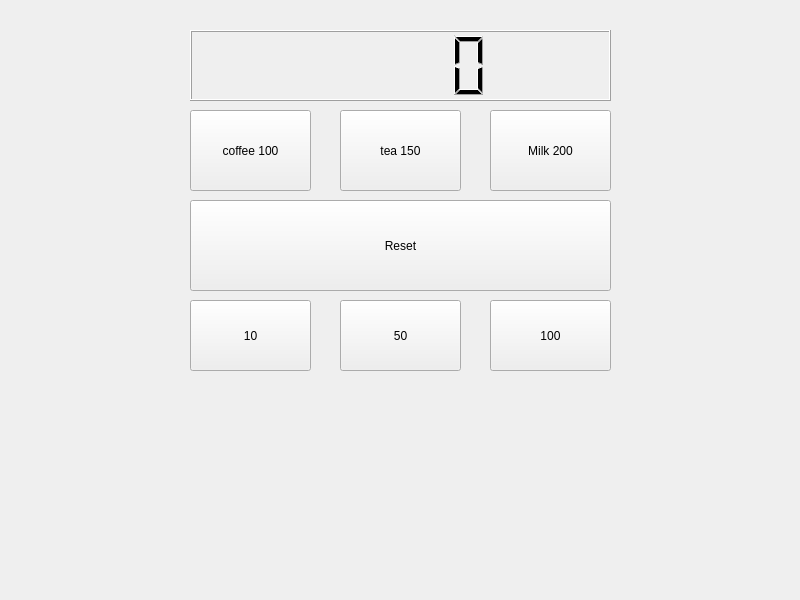
<?xml version="1.0" encoding="UTF-8"?>
<ui version="4.0">
 <class>Widget</class>
 <widget class="QWidget" name="Widget">
  <property name="geometry">
   <rect>
    <x>0</x>
    <y>0</y>
    <width>800</width>
    <height>600</height>
   </rect>
  </property>
  <property name="windowTitle">
   <string>Widget</string>
  </property>
  <widget class="QLCDNumber" name="lcdNumber">
   <property name="geometry">
    <rect>
     <x>190</x>
     <y>30</y>
     <width>421</width>
     <height>71</height>
    </rect>
   </property>
  </widget>
  <widget class="QPushButton" name="pb10">
   <property name="geometry">
    <rect>
     <x>190</x>
     <y>300</y>
     <width>121</width>
     <height>71</height>
    </rect>
   </property>
   <property name="text">
    <string>10</string>
   </property>
  </widget>
  <widget class="QPushButton" name="pb50">
   <property name="geometry">
    <rect>
     <x>340</x>
     <y>300</y>
     <width>121</width>
     <height>71</height>
    </rect>
   </property>
   <property name="text">
    <string>50</string>
   </property>
  </widget>
  <widget class="QPushButton" name="pb100">
   <property name="geometry">
    <rect>
     <x>490</x>
     <y>300</y>
     <width>121</width>
     <height>71</height>
    </rect>
   </property>
   <property name="text">
    <string>100</string>
   </property>
  </widget>
  <widget class="QPushButton" name="pbCoffee">
   <property name="geometry">
    <rect>
     <x>190</x>
     <y>110</y>
     <width>121</width>
     <height>81</height>
    </rect>
   </property>
   <property name="text">
    <string>coffee 100</string>
   </property>
  </widget>
  <widget class="QPushButton" name="pbTea">
   <property name="geometry">
    <rect>
     <x>340</x>
     <y>110</y>
     <width>121</width>
     <height>81</height>
    </rect>
   </property>
   <property name="text">
    <string>tea 150</string>
   </property>
  </widget>
  <widget class="QPushButton" name="pbMilk">
   <property name="geometry">
    <rect>
     <x>490</x>
     <y>110</y>
     <width>121</width>
     <height>81</height>
    </rect>
   </property>
   <property name="text">
    <string>Milk 200</string>
   </property>
  </widget>
  <widget class="QPushButton" name="pbReset">
   <property name="geometry">
    <rect>
     <x>190</x>
     <y>200</y>
     <width>421</width>
     <height>91</height>
    </rect>
   </property>
   <property name="text">
    <string>Reset</string>
   </property>
  </widget>
 </widget>
 <resources/>
 <connections/>
</ui>
